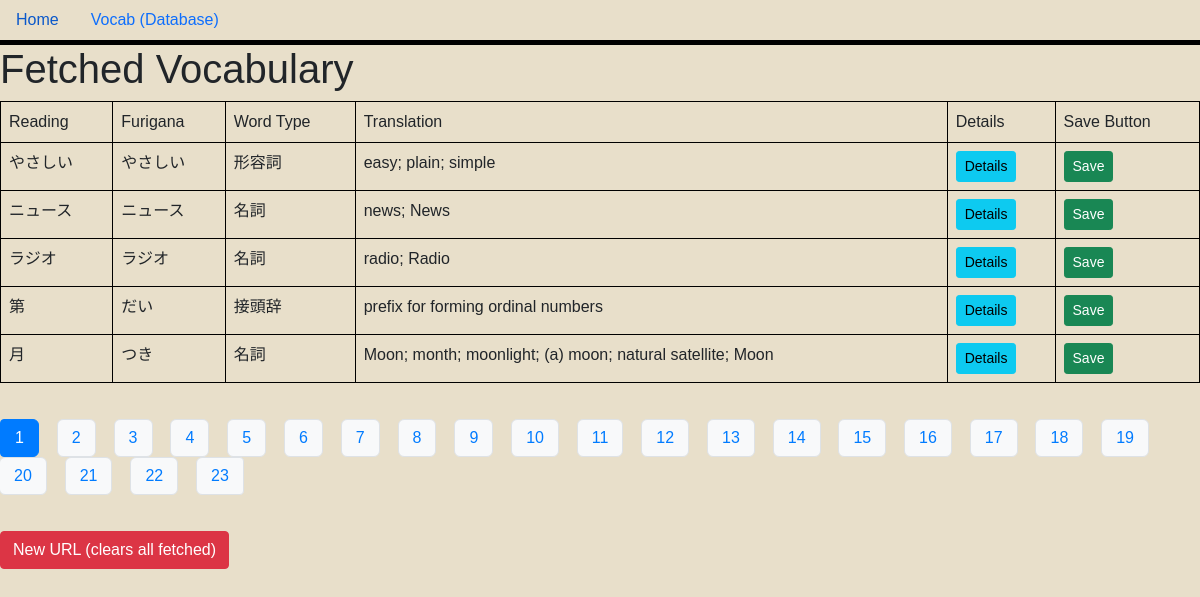
Before: / with the older database file.
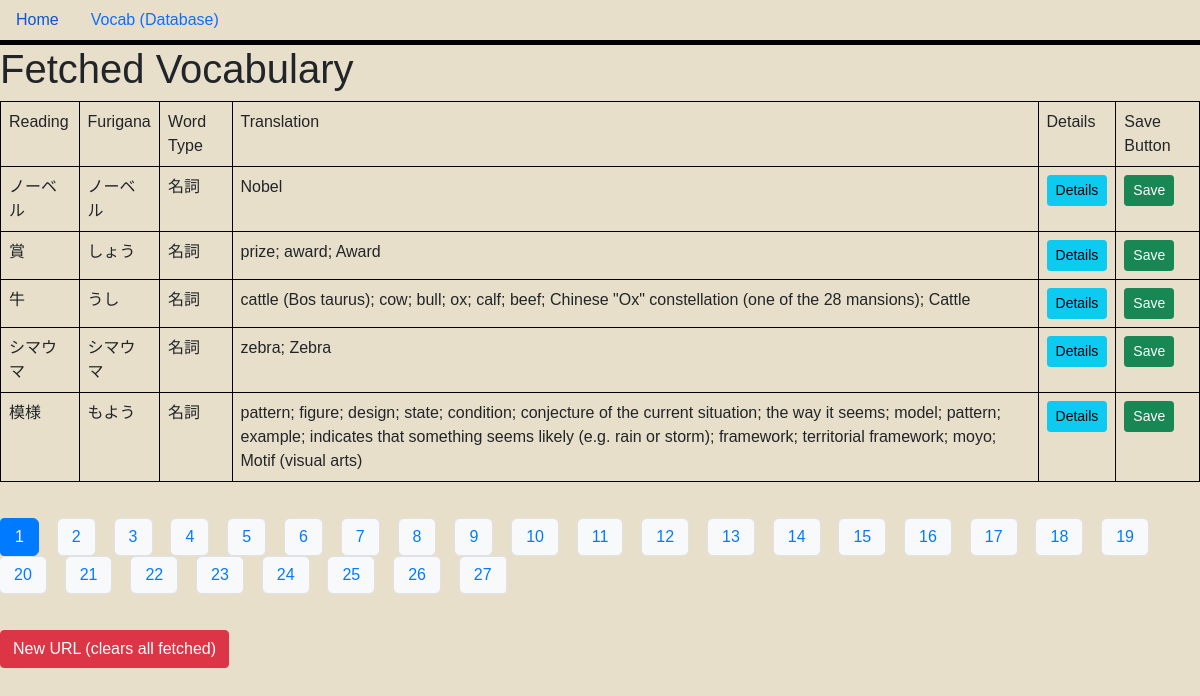
After: the same page with the newer database file.
### main.py (models this page shows, shortened)
class Vocab(db.Model):
    id = db.Column(db.Integer, primary_key=True)
    readingJapanese = db.Column(db.String(50), nullable=False)
    wordType = db.Column(db.String(6), nullable=False)
    translation = db.Column(db.String(300), nullable=False)
    furigana = db.Column(db.String(100), nullable=True)

### main.py (the view, shortened to what this page needs)
@app.route("/", methods=["POST", "GET"])
def index():
    page = int(request.args.get("page", 0))
    per_page = 5
    def remove_saved_vocab(words):
        for vocab in words[:]:
            exists = SavedVocab.query.filter_by(
                readingJapanese=vocab.readingJapanese,
                wordType=vocab.wordType,
                translation=vocab.translation,
                furigana=vocab.furigana
            ).first()
            if exists:
                db.session.delete(vocab)
        db.session.commit()
    if request.method == "GET":
        total_words = Vocab.query.count()
        total_pages = (total_words + per_page - 1) // per_page
        page_numbers = list(range(total_pages))
        words = Vocab.query.offset(page * per_page).limit(per_page).all()
        for vocab in words:
            if not vocab.translation:
                result = data_proccessing_unit.get_jisho_translation(vocab.readingJapanese)
                translation = "; ".join(result["translations"]) if isinstance(result["translations"], list) else result["translations"]
                furigana = result["furigana"]
                vocab.translation = translation
                vocab.furigana = furigana
                db.session.commit()
        remove_saved_vocab(words)
        words = Vocab.query.offset(page * per_page).limit(per_page).all()
        for vocab in words:
            if not vocab.translation:
                result = data_proccessing_unit.get_jisho_translation(vocab.readingJapanese)
                translation = "; ".join(result["translations"]) if isinstance(result["translations"], list) else result["translations"]
                furigana = result["furigana"]
                vocab.translation = translation
                vocab.furigana = furigana
                db.session.commit()
        next_page = page + 1
        prev_page = page - 1
        return render_template(
            "homepage.html",
            words=words,
            next_page=next_page,
            prev_page=prev_page,
            page=page,
            page_numbers=page_numbers,
            total_pages=total_pages
        )

### templates/homepage.html (shortened to what this page needs)
{% extends 'base.html' %}
{% block head %}
<link rel="stylesheet" href="../static/style.css">
{% endblock %}
{% block body %}
<div>
    {% if words|length > 0 %}
    <h1>Fetched Vocabulary</h1>
    <table class="table table-bordered">
        <tr>
            <td>Reading</td>
            <td>Furigana</td>
            <td>Word Type</td>
            <td>Translation</td>
            <td>Details</td>
            <td>Save Button</td>
        </tr>
        {% for item in words %}
        <tr>
            <td>{{ item.readingJapanese }}</td>
            <td>{{ item.furigana }}</td>
            <td>{{ item.wordType }}</td>
            <td>{{ item.translation }}</td>
            <td>
                <button type="button" class="btn btn-info btn-sm" onclick="showPopup('popup-{{ loop.index0 }}')">Details</button>
            </td>
            <td>
                <form method="post" action="/save_vocab" style="display:inline;">
                    <button type="submit" class="btn btn-success btn-sm">Save</button>
                </form>
            </td>
        </tr>
        {% endfor %}
    </table>
    <div class="d-flex justify-content-center my-3">
        <nav aria-label="Page navigation">
            <ul class="pagination flex-wrap">
                {% for num in page_numbers %}
                {% if num == page %}
                <li class="page-item active" aria-current="page">
                    <span class="page-link">{{ num + 1 }}</span>
                </li>
                {% else %}
                <li class="page-item">
                    <a class="page-link"
                        href="{{ url_for(request.endpoint, page=num, q=request.args.get('q', '')) }}">{{ num + 1 }}</a>
                </li>
                {% endif %}
                {% endfor %}
            </ul>
        </nav>
    </div>
    <form method="post" action="/clear" style="margin-top: 1em;">
        <button type="submit" class="btn btn-danger">New URL (clears all fetched)</button>
    </form>
    {% endif %}
</div>
{% endblock %}

Changed rows visible on the page:
no longer on this page (row edited): Vocab: readingJapanese "やさしい", furigana "やさしい", wordType "形容詞", translation "easy; plain; simple"
no longer on this page (row edited): Vocab: readingJapanese "ニュース", furigana "ニュース", wordType "名詞", translation "news; News"
no longer on this page (row edited): Vocab: readingJapanese "ラジオ", furigana "ラジオ", wordType "名詞", translation "radio; Radio"
no longer on this page (row edited): Vocab: readingJapanese "第", furigana "だい", wordType "接頭辞", translation "prefix for forming ordinal numbers"
no longer on this page (row edited): Vocab: readingJapanese "月", furigana "つき", wordType "名詞", translation "Moon; month; moonlight; (a) moon; natural satellite; Moon"
added Vocab: readingJapanese "ノーベル", furigana "ノーベル", wordType "名詞", translation "Nobel"
added Vocab: readingJapanese "賞", furigana "しょう", wordType "名詞", translation "prize; award; Award"
added Vocab: readingJapanese "牛", furigana "うし", wordType "名詞", translation "cattle (Bos taurus); cow; bull; ox; calf; beef; Chinese \"Ox\" constellation (one of the 28 mansions); Cattle"
added Vocab: readingJapanese "シマウマ", furigana "シマウマ", wordType "名詞", translation "zebra; Zebra"
added Vocab: readingJapanese "模様", furigana "もよう", wordType "名詞", translation "pattern; figure; design; state; condition; conjecture of the current situation; the way it seems; model; pattern; example; indicates that something seems likely (e.g. rain or storm); framework; territorial framework; moyo; Motif (visual arts)"
Other visible differences:
new list line: "24"
new list line: "25"
new list line: "26"
new list line: "27"
